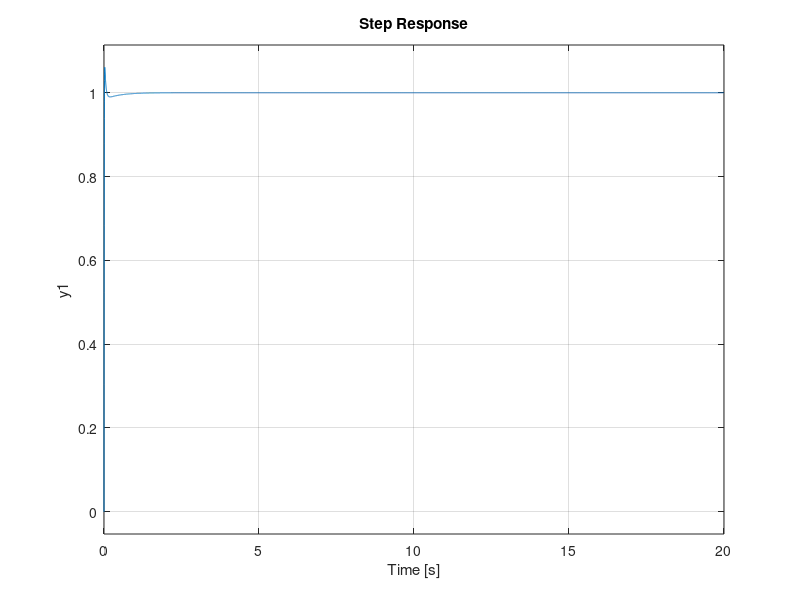

The MATLAB script that drew this image: (Note: this script raises an error after producing the figure.)
% Design C2(s) satisfying maximum overshoot and settling time criteria
% Consider H(s) = C1(s) * Gn
% Design C2(s) using Bode plot of H(s)
% Use -H(s) and subsequently, use -C2(s)


num_coeff = [-0.0717 -1.684 -0.0853 -0.0622];
denom_coeff = [1 1.0604 -1.1154 -0.066 -0.0512];

Gs = tf(num_coeff, denom_coeff);

Kf = -50;
Gn = feedback(Gs, Kf);

% Choose K according to the Bode plot changes
%K_C1 = 1;
%C1 = tf(K_C1, [1, 0]);

% C1 = K/s
C1 = tf(0.95, [1, 0]);  %ki/s

% Taking C2 as compensator

T = 0.45;
K = -7000;
s = tf('s');

%C2 = K * (1+a*T*s)/(1+T*s);
C2 = K * (1+T*s);

H = -(C1 * Gn);

% Bode plot of -H(s)
% Bode plot is used for open-loop transfer functions
margin(H);


% Using Bode plot to find C2(s)
% (b) If we take a proportional controller:
% C(s) = C1 * C2 = Kp
% Now show that this will not satisfy design criteria
% K = 5;
% Cs = K;
% G_closed = feedback(Cs * Gn, 1);
% stepinfo(G_closed)



% We know the formula for PI controller:
% C(s) = Kps + Ki/s
% Find damping ratio corresponding to oveershoot of 20%
% Damping ratio = 0.4559
% Phase margin should be atleast 53.9185
% Bandwidth frequency >= 175.477

% C2(s) is a Type-0 system
% Using Bode Plot of -H(s), find C2(s)
% Meet maximum overshoot and settling time criteria
% Closed loop system in Figure 5 must be stable for that
% Design Criterias:
% 1. The settling time for 2% settling accuracy is 0.05 seconds
% 2. The maximum percentage overshoot is not greater than 20%
% Maximum overshoot decreases with increasing phase margin
% Settling time decreases with increase in Gain Crossover Frequency
% Choosing K is also an important step as K->Gain
% K is inversely proportional to Phase Margin
% K is proportional to Gain Crossover Frequency

% Maximum overshoot needs to decrease, so increase PM
% Subsequently, decrease K

% Find C2 s.t G_closed is stable irrespective of how high K is


%Poles = pole(G_closed);
%disp(Poles);

% Check stability of closed-loop system regardless of gain
%L = -C2 * H;
%G_closed = tf(L, [0, 1+L]);
% series = minreal(C2 * H);
G_closed = feedback(-C2 * H, 1);
step(G_closed);

stepinfo(G_closed)

%Poles = pole(G_closed);
%disp(Poles);

B = isstable(G_closed);
disp(B);




